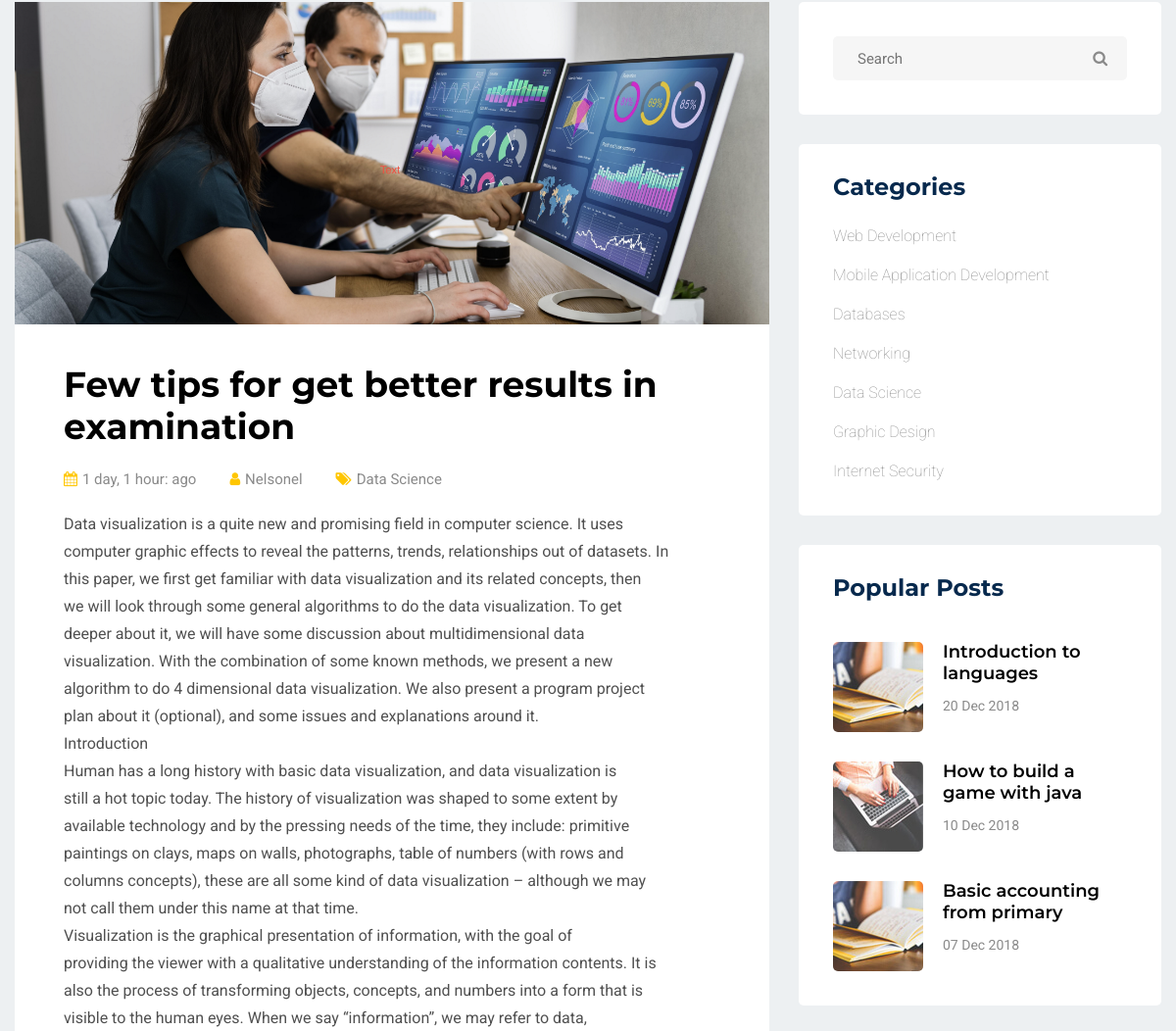
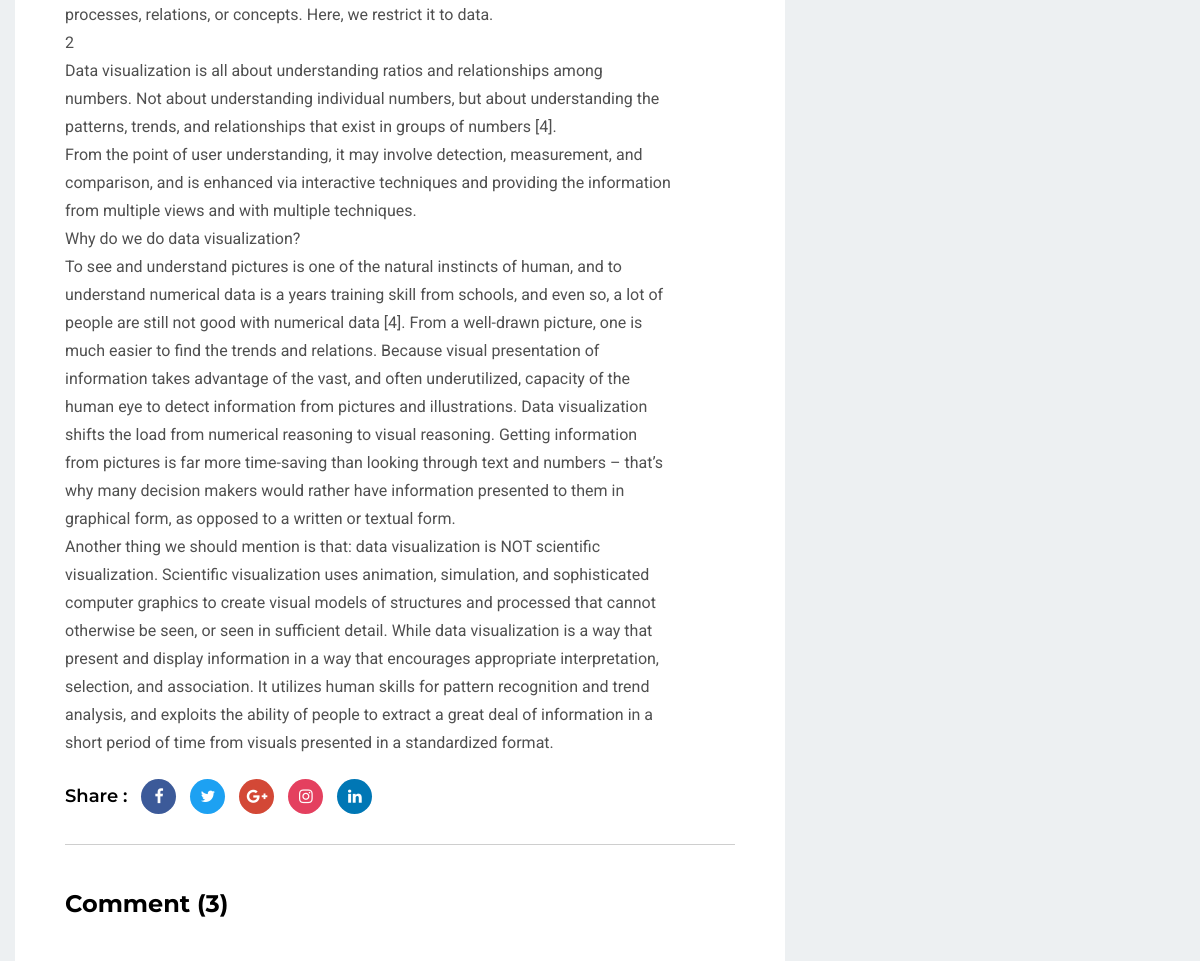
The page /blogSingle/1/ (middle part) on the database as committed earlier (2 pictures, top to bottom).
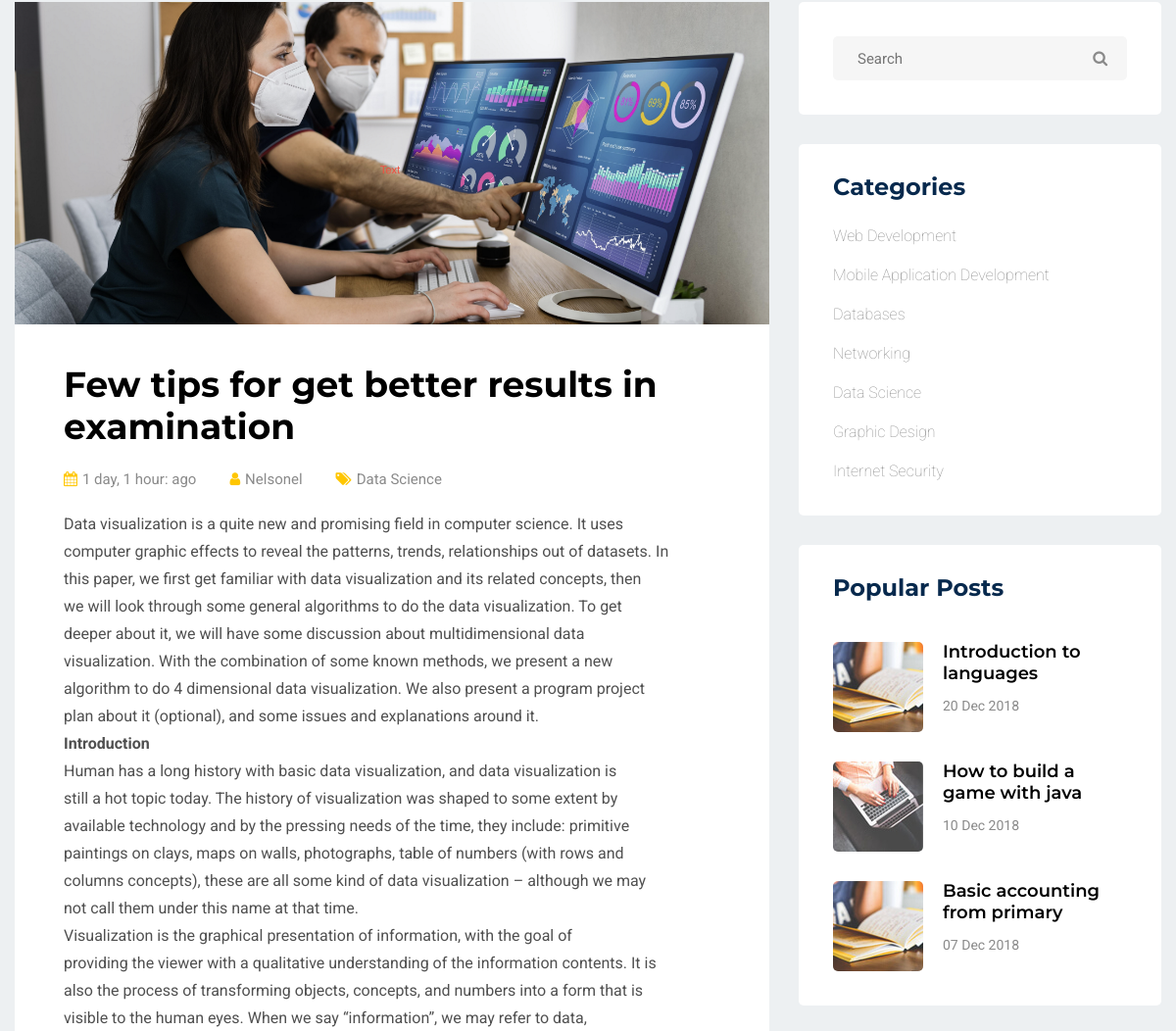
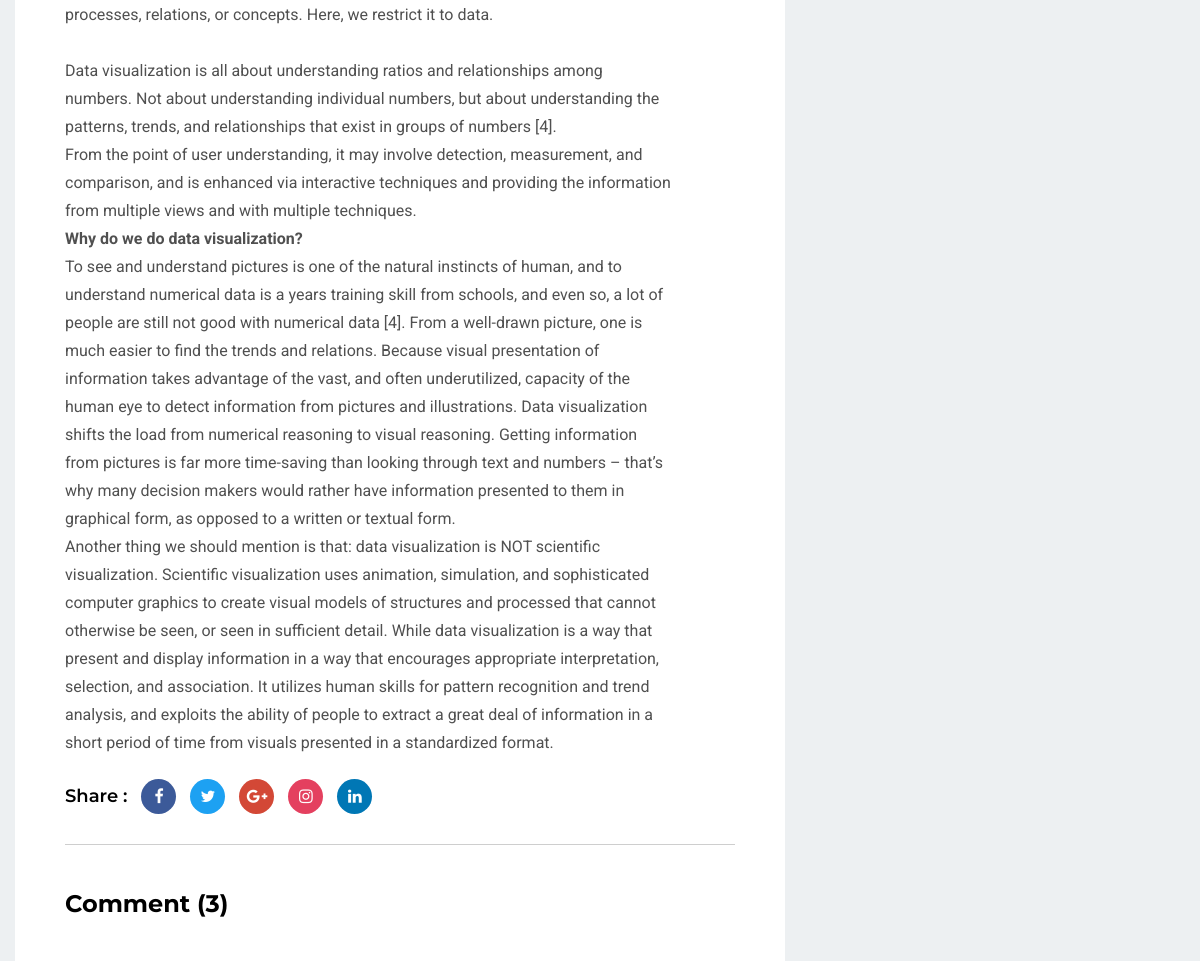
The same page on the database as committed later (2 pictures, top to bottom).
### base/models.py (models this page shows, shortened)
class Blog(models.Model):
    host = models.ForeignKey(User, on_delete=models.SET_NULL, null=True)
    category = models.ForeignKey(
        Category, on_delete=models.SET_NULL, null=True)
    title = models.CharField(max_length=200)
    body = models.TextField(null=True, blank=True)
    image = models.ImageField(upload_to='image', null=True)
    updated = models.DateTimeField(auto_now=True)
    created = models.DateTimeField(auto_now_add=True)
    class Meta:
        ordering = ['-updated', '-created']

class Category(models.Model):
    name = models.CharField(max_length=200)
    def __str__(self):
        return self.name

### base/views.py (the view)
# urls.py: path('blogSingle/<int:pk>/', views.blogSingle, name='blogSingle'),
def blogSingle(request, pk):
    blog = Blog.objects.get(id=pk)
    topics = Category.objects.all()
    context = {'blog': blog, 'topics': topics}
    return render(request, 'base/blogSingle.html', context)

### base/templates/base/blogSingle.html (shortened to what the changed rows need)
{% extends 'main.html' %}
{% block content %}
{% load static %}
<section id="blog-singel" class="pt-90 pb-120 gray-bg">
    <div class="container">
       <div class="row">
          <div class="col-lg-8">
              <div class="blog-details mt-30">
                  <div class="thum">
                      <img src="{{blog.image.url}}" alt="Blog Details">
                  </div>
                  <div class="cont">
                      <h3>Few tips for get better results in examination</h3>
                      <ul>
                           <li><a href="#"><i class="fa fa-calendar"></i>{{blog.created | timesince}}: ago</a></li>
                           <li><a href="#"><i class="fa fa-user"></i>{{blog.host}}</a></li>
                           <li><a href="#"><i class="fa fa-tags"></i>{{blog.category}}</a></li>
                       </ul>
                       <p>
                        {% autoescape off %}
                        {{blog.body |urlize|linebreaksbr }}
                        {% endautoescape %}
                       </p>
                       <ul class="share">
                           <li class="title">Share :</li>
                           <li><a href="#"><i class="fa fa-facebook-f"></i></a></li>
                           <li><a href="#"><i class="fa fa-twitter"></i></a></li>
                           <li><a href="#"><i class="fa fa-google-plus"></i></a></li>
                           <li><a href="#"><i class="fa fa-instagram"></i></a></li>
                           <li><a href="#"><i class="fa fa-linkedin"></i></a></li>
                       </ul>
                       <div class="blog-comment pt-45">
                           <div class="title pb-15">
                           </div>
                           <ul>
                           </ul>
                       </div>
                  </div>
              </div>
          </div>
       </div>
    </div>
</section>
{% endblock %}

Rows that differ between the two databases and show on the page:
changed Blog "Nelsonel": body "…restrict it to data. 2 Data visualization is all…" → "…restrict it to data. Data visualization is all…"
